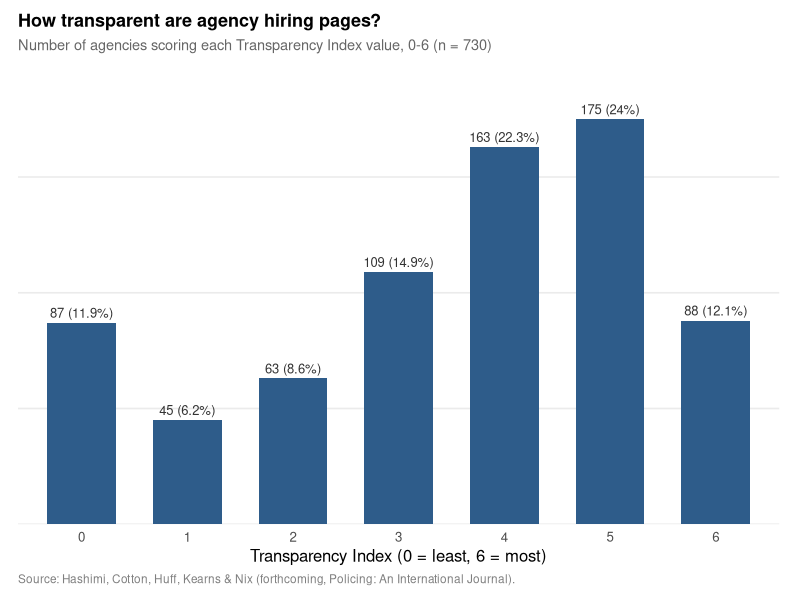
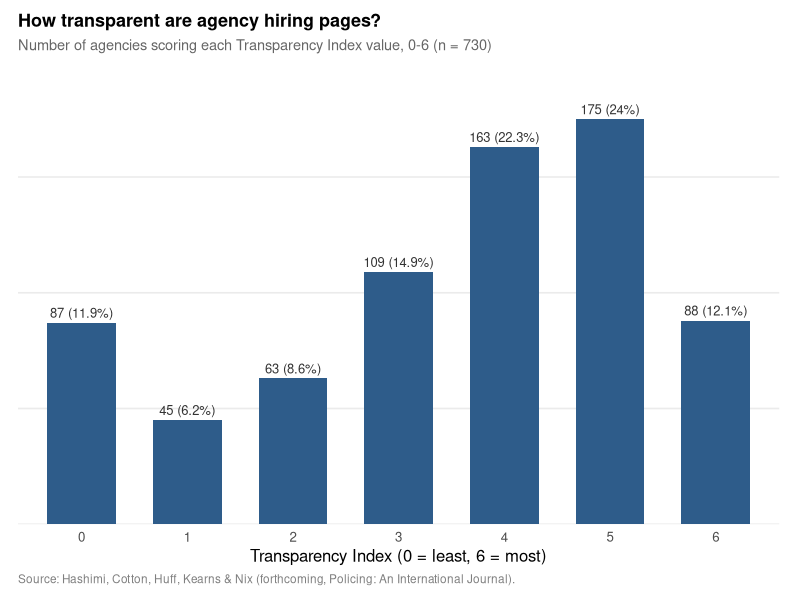

Recreate these plots in R, in order.
library(ggplot2)

transparency <- data.frame(
  score = 0:6,
  n     = c(87, 45, 63, 109, 163, 175, 88)
)
transparency$pct <- round(100 * transparency$n / sum(transparency$n), 1)

ggplot(transparency, aes(x = factor(score), y = n)) +
  geom_col(fill = "#2E5C8A", width = 0.65) +
  geom_text(aes(label = paste0(n, " (", pct, "%)")),
            vjust = -0.5, size = 3.3, color = "gray20") +
  scale_y_continuous(limits = c(0, 190), expand = expansion(mult = c(0, 0.05))) +
  labs(
    title = "How transparent are agency hiring pages?",
    subtitle = "Number of agencies scoring each Transparency Index value, 0-6 (n = 730)",
    caption = "Source: Hashimi, Cotton, Huff, Kearns & Nix (forthcoming, Policing: An International Journal).",
    x = "Transparency Index (0 = least, 6 = most)", y = NULL
  ) +
  theme_minimal(base_size = 12) +
  theme(
    plot.title    = element_text(face = "bold", size = 13),
    plot.subtitle = element_text(size = 10.5, color = "gray40"),
    plot.caption  = element_text(size = 8.5, color = "gray50", hjust = 0),
    panel.grid.major.x = element_blank(),
    panel.grid.minor    = element_blank(),
    axis.text.y = element_blank(),
    axis.ticks.y = element_blank(),
    plot.margin = margin(10, 15, 10, 10)
  )

ggsave(
  here::here("content/publication/72-hiring-and-screening/figure_2.png"),
  width = 7, height = 4.5, dpi = 300
)

message("Figure 2 saved.")
